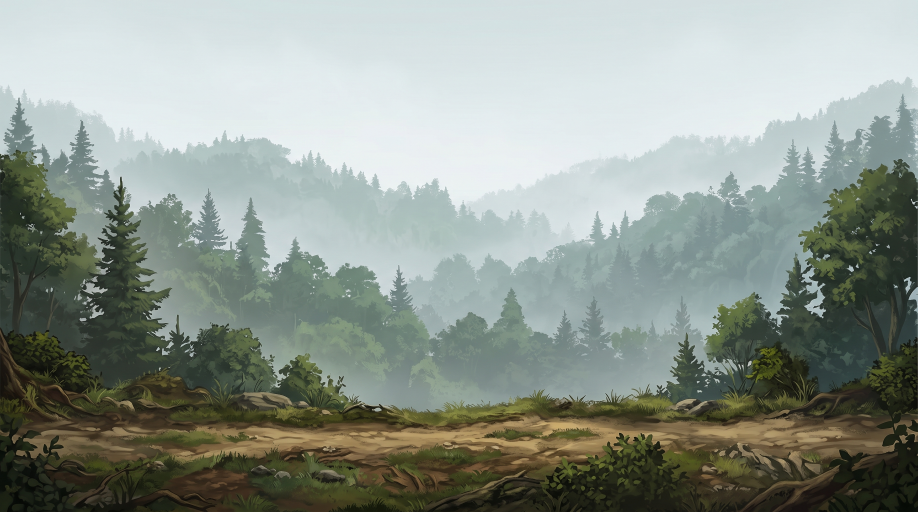
#> input picture my-react-app/design/forest-source/vista.jpg, 2752 x 1536 px (shown at 1/3 size)
$ python build-forest-layers.py
#> lines starting #> are read from the running program, lines starting #| are printed output that depends on the picture; after the words box and inside, x2 and y2 are one past the last pixel; in counts of white or black regions, pixels touching at a corner belong together
"""
Builds Type Runner's two forest layers from your painted scenes.

    python3 tools/build-forest-layers.py [VISTA] [SCENE ...]      (needs Pillow and NumPy)

    VISTA  the far-away view: sky, misty hills, distant trees
           (default design/forest-source/vista.jpg)
    SCENE  one or more forest scenes with big trees in front and a path along the bottom
           (default design/forest-source/scene.jpg and scene-2.jpg)

Writes:
    public/forest/back.webp   the vista, scrolls slowly
    public/forest/front.webp  the scenes side by side, with their sky and mist made see-through
                              so the vista shows behind the trees. The path is where the bulbul runs.

Both are cropped to the same band (the top of the canopy is trimmed, so the path sits at about 80%
of the height, where the runner's feet are). To repeat without a visible join:
  - the vista is set next to a mirrored copy of itself (soft hills mirror naturally);
  - the scenes are chained with a short cross-fade at each join, including from the last scene
    back to the first. Scenes with trees at their edges join best: two trunks stand side by side.
"""
import os
import sys

import numpy as np
from PIL import Image, ImageFilter

ROOT = os.path.join(os.path.dirname(__file__), '..')
vista_path = sys.argv[1] if len(sys.argv) > 1 else os.path.join(ROOT, 'design/forest-source/vista.jpg')
scene_paths = sys.argv[2:] or [os.path.join(ROOT, 'design/forest-source', name) for name in ('scene.jpg', 'scene-2.jpg')]
OUT = os.path.join(ROOT, 'public/forest')
os.makedirs(OUT, exist_ok=True)

CROP_TOP = 0.22   # trim this much of the top (sky / canopy), as a fraction of the height
HEIGHT = 450      # output height in px (the scene shows at up to 200 px; this keeps it sharp)


def band(image):
    w, h = image.size
    cropped = image.crop((0, int(h * CROP_TOP), w, h))
    scale = HEIGHT / cropped.height
    return cropped.resize((round(cropped.width * scale), HEIGHT), Image.LANCZOS)


def mirrored(image):
    """The image followed by its mirror image: the pair repeats with no visible join."""
    w, h = image.size
    pair = Image.new(image.mode, (w * 2, h))
    pair.paste(image, (0, 0))
    pair.paste(image.transpose(Image.FLIP_LEFT_RIGHT), (w, 0))
    return pair


def chained(images, overlap=0.05):
    """Joins images left to right with a short cross-fade, and fades the end back into the start."""
    arrays = [np.array(image).astype(float) for image in images]
    o = int(arrays[0].shape[1] * overlap)
    ramp = np.linspace(0, 1, o)[None, :, None]
    strip = arrays[0]
    for nxt in arrays[1:]:
        seam = strip[:, -o:] * (1 - ramp) + nxt[:, :o] * ramp
        strip = np.concatenate([strip[:, :-o], seam, nxt[:, o:]], axis=1)
    strip[:, :o] = strip[:, -o:] * (1 - ramp) + strip[:, :o] * ramp  # wrap around
    strip = strip[:, :-o]
    return Image.fromarray(strip.clip(0, 255).astype(np.uint8), images[0].mode)


def without_sky(image):
    """Makes bright, grey sky and mist see-through; keeps trees, rocks and the path solid."""
    a = np.array(image.convert('RGB')).astype(float)
    lum = 0.299 * a[..., 0] + 0.587 * a[..., 1] + 0.114 * a[..., 2]
    grey = a.max(2) - a.min(2)
    sky = np.clip((lum - 150) / 40, 0, 1) * np.clip((40 - grey) / 20, 0, 1)
    rows = np.linspace(0, 1, a.shape[0])[:, None]
    sky *= np.clip((0.7 - rows) / 0.08, 0, 1)  # never touch the path along the bottom
    alpha = Image.fromarray(((1 - sky) * 255).astype(np.uint8))
    alpha = alpha.filter(ImageFilter.MedianFilter(5)).filter(ImageFilter.GaussianBlur(1))
    out = image.convert('RGBA')
    out.putalpha(alpha)
    return out


back = mirrored(band(Image.open(vista_path).convert('RGB')))
#> in band, `w, h = image.size`: w = 2752; h = 1536
#> in band, `return cropped.resize((round(cropped.width * scale), HEIGHT), Image.LA..`:
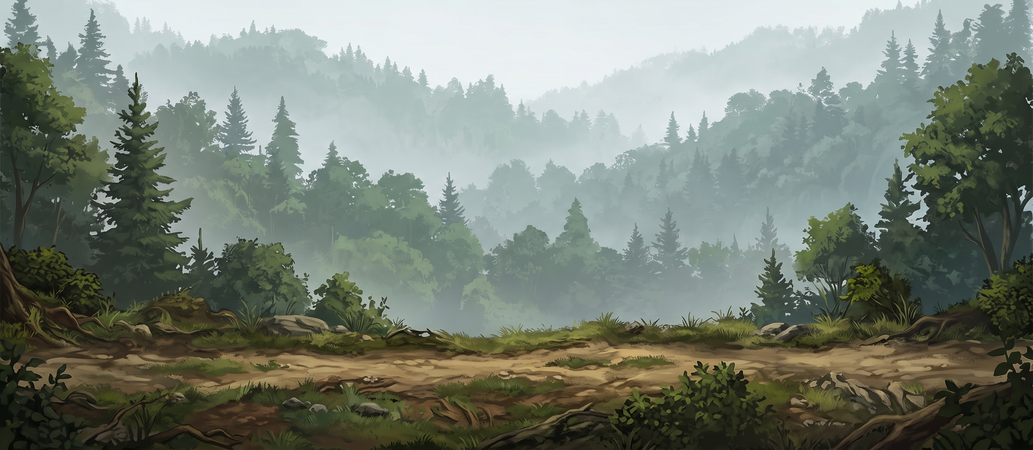
#> returned value: PIL image 1033x450 RGB; mean R, G, B 119.8, 127.8, 116.4
#> in mirrored, `w, h = image.size`: w = 1033; h = 450
#> in mirrored, `pair = Image.new(image.mode, (w * 2, h))`: pair: PIL image 2066x450 RGB; every value is 0
front = chained([without_sky(band(Image.open(path).convert('RGB'))) for path in scene_paths])
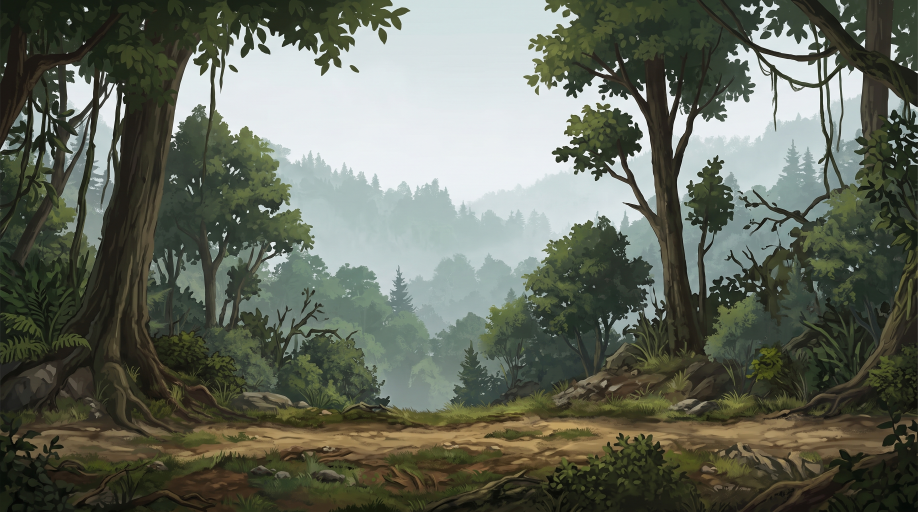
#> input picture my-react-app/design/forest-source/scene.jpg, 2752 x 1536 px (shown at 1/3 size)
#> in without_sky, `sky *= np.clip((0.7 - rows) / 0.08, 0, 1)`: sky: shape (450, 1033) float64; min 0, max 1, mean 0.178
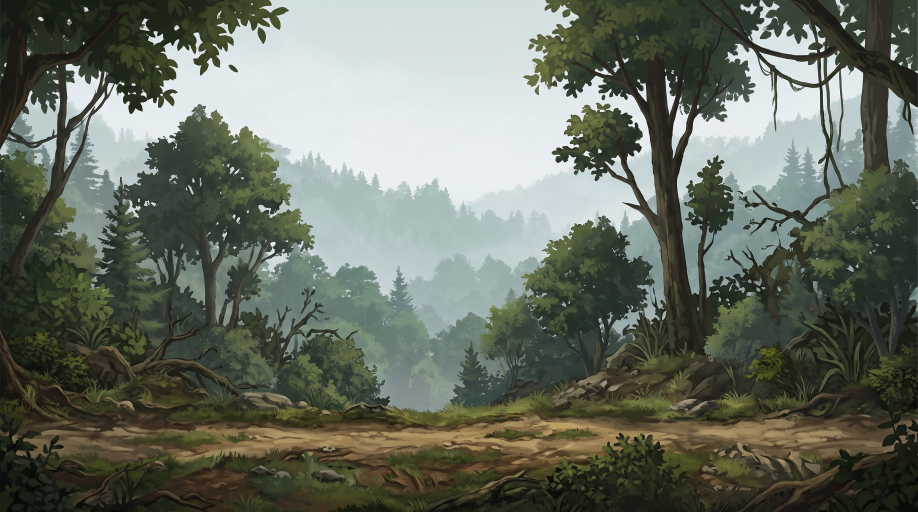
#> input picture my-react-app/design/forest-source/scene-2.jpg, 2752 x 1536 px (shown at 1/3 size)
#> in without_sky (call 2), `sky = np.clip((lum - 150) / 40, 0, 1) * np.clip((40 - grey) / 20, 0, 1)`:
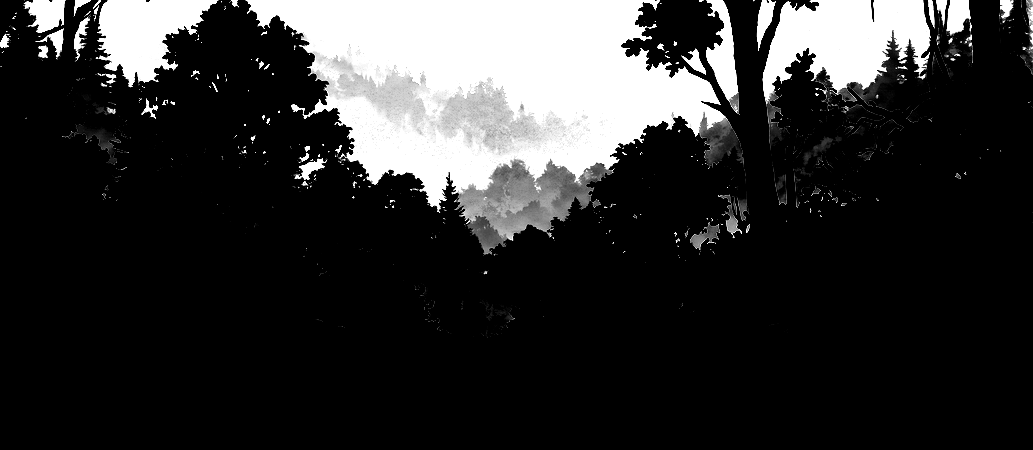
#> sky: shape (450, 1033) float64; min 0, max 1, mean 0.189
#> in without_sky (call 2), `sky *= np.clip((0.7 - rows) / 0.08, 0, 1)`: sky: shape (450, 1033) float64; 0.11% of pixels changed, all inside (x1, y1, x2, y2) = (315, 280, 788, 338)
#> in without_sky (call 2), `alpha = alpha.filter(ImageFilter.MedianFilter(5)).filter(ImageFilter.G..`:
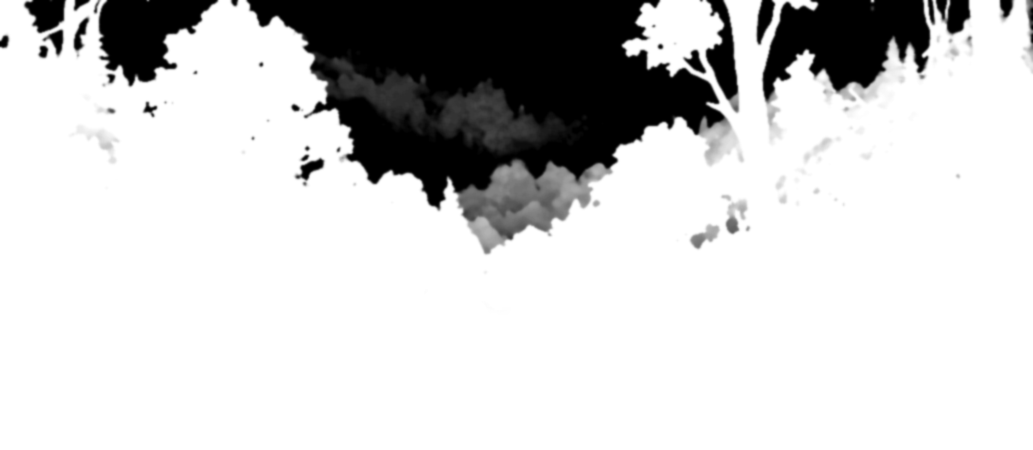
#> alpha: PIL image 1033x450 L; min 0, max 255, mean 207.7
#> in without_sky (call 2), `out.putalpha(alpha)`:
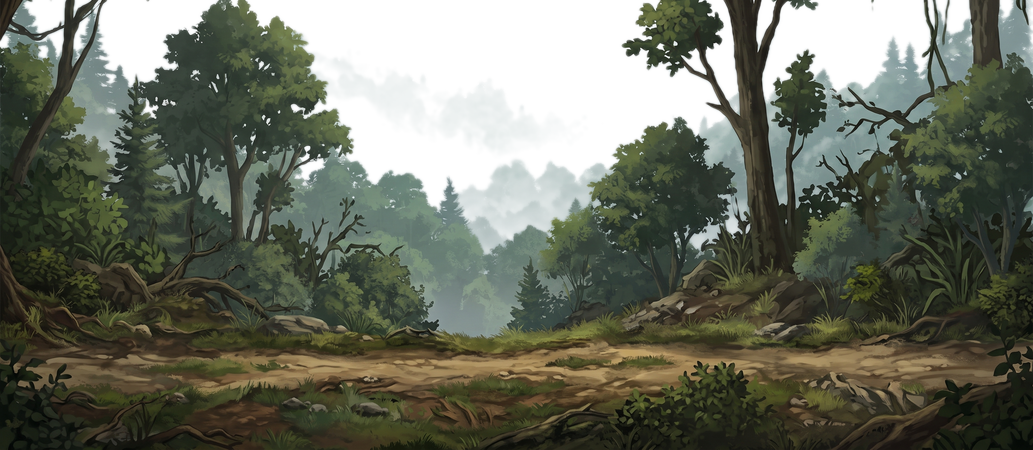
#> out: PIL image 1033x450 RGBA; mean R, G, B, A 96.7, 102.6, 89.3, 207.7; transparent parts drawn white
#> in chained, `arrays = [np.array(image).astype(float) for image in images]`: arrays = 2 items
#> the loop in chained, `for nxt in arrays[1:]:` made 1 pass
#> in chained, `strip = strip[:, :-o]`:
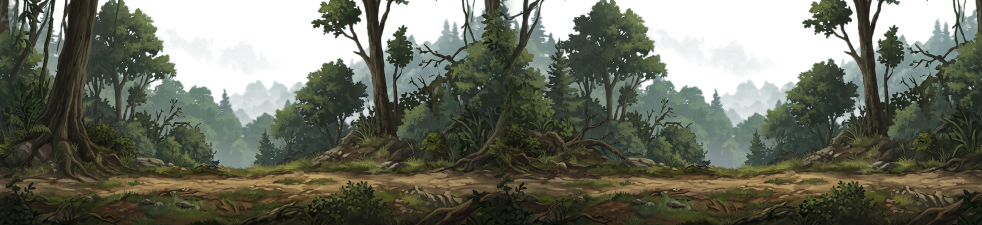
#> strip: shape (450, 1964, 4) float64 (shown at 1/2 size); mean of channels 0, 1, 2, 3 97.8, 103.1, 89.3, 206.9; transparent parts drawn white
back.save(os.path.join(OUT, 'back.webp'), quality=80, method=6)
front.save(os.path.join(OUT, 'front.webp'), quality=82, method=6)
for name in ('back', 'front'):
    path = os.path.join(OUT, f'{name}.webp')
    print(name, Image.open(path).size, os.path.getsize(path) // 1024, 'KB')
